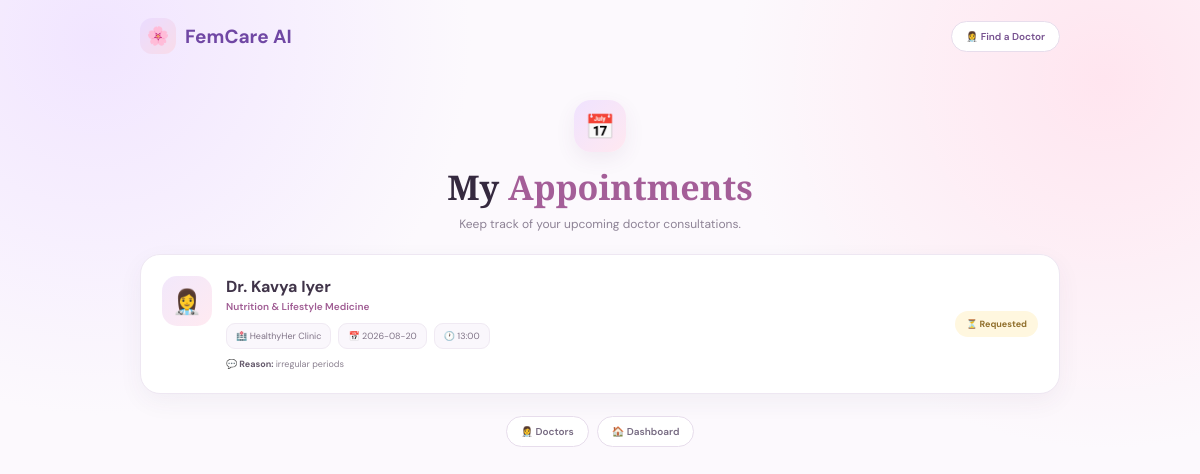
The app's page /appointments (signed in) with its own data.
### tables this page shows
CREATE TABLE appointments (
            id INTEGER PRIMARY KEY AUTOINCREMENT,
            user_id INTEGER NOT NULL,
            doctor_id INTEGER NOT NULL,
            appointment_date TEXT NOT NULL,
            appointment_time TEXT NOT NULL,
            reason TEXT,
            status TEXT DEFAULT 'Requested',
            created_at TEXT DEFAULT CURRENT_TIMESTAMP,
            FOREIGN KEY (user_id) REFERENCES users(id),
            FOREIGN KEY (doctor_id) REFERENCES doctors(id)
        );

CREATE TABLE doctors (
            id INTEGER PRIMARY KEY AUTOINCREMENT,
            name TEXT NOT NULL,
            specialization TEXT NOT NULL,
            clinic TEXT NOT NULL,
            address TEXT NOT NULL,
            experience TEXT NOT NULL,
            phone TEXT
        );

### app.py (the view)
@app.route("/appointments")
@login_required
def appointments():
    user_id = session["user_id"]
    conn = get_db()
    appointments = conn.execute("""
        SELECT
            appointments.id,
            appointments.appointment_date,
            appointments.appointment_time,
            appointments.reason,
            appointments.status,
            doctors.name,
            doctors.specialization,
            doctors.clinic
        FROM appointments
        JOIN doctors
            ON appointments.doctor_id = doctors.id
        WHERE appointments.user_id = ?
        ORDER BY
            appointments.appointment_date,
            appointments.appointment_time
    """, (user_id,)).fetchall()
    conn.close()
    return render_template(
        "appointments.html",
        appointments=appointments
    )

### app.py (called while the page is built)
def get_db():
    conn = sqlite3.connect("femcare.db")
    conn.row_factory = sqlite3.Row
    return conn

def login_required(route_function):
    @wraps(route_function)
    def wrapper(*args, **kwargs):
        if "user_id" not in session:
            return redirect(url_for("login"))
        return route_function(*args, **kwargs)
    return wrapper

### templates/appointments.html (shortened to what this page needs)
<!DOCTYPE html>
<html lang="en">
<head>
</head>
<body>
<nav class="navbar">
    <div class="page nav-inner">
        <a
            href="{{ url_for('dashboard') }}"
            class="brand"
        >
            <span class="brand-icon">
                🌸
            </span>
            FemCare AI
        </a>
        <a
            href="{{ url_for('doctors') }}"
            class="nav-button"
        >
            👩‍⚕️ Find a Doctor
        </a>
    </div>
</nav>
<main class="page">
<section class="header">
    <div class="header-icon">
        📅
    </div>
    <h1>
        My
        <span>Appointments</span>
    </h1>
    <p>
        Keep track of your upcoming doctor consultations.
    </p>
</section>
{% if appointments %}
    {% for appointment in appointments %}
        <div class="appointment-card">
            <div class="appointment-layout">
                <div class="doctor-section">
                    <div class="doctor-icon">
                        👩‍⚕️
                    </div>
                    <div>
                        <div class="doctor-name">
                            {{ appointment["name"] }}
                        </div>
                        <div class="specialization">
                            {{ appointment["specialization"] }}
                        </div>
                        <div class="appointment-info">
                            <span class="info-pill">
                                🏥
                                {{ appointment["clinic"] }}
                            </span>
                            <span class="info-pill">
                                📅
                                {{ appointment["appointment_date"] }}
                            </span>
                            <span class="info-pill">
                                🕐
                                {{ appointment["appointment_time"] }}
                            </span>
                        </div>
                        {% if appointment["reason"] %}
                            <div class="reason">
                                <strong>
                                    💬 Reason:
                                </strong>
                                {{ appointment["reason"] }}
                            </div>
                        {% endif %}
                    </div>
                </div>
                <div class="status-section">
                    {% if appointment["status"] == "Confirmed" %}
                        <div class="status confirmed">
                            ✓ Confirmed
                        </div>
                    {% elif appointment["status"] == "Cancelled" %}
                        <div class="status cancelled">
                            ✕ Cancelled
                        </div>
                    {% else %}
                        <div class="status">
                            ⏳
                            {{ appointment["status"] or "Requested" }}
                        </div>
                    {% endif %}
                </div>
            </div>
        </div>
    {% endfor %}
{% endif %}
<div class="navigation">
    <a href="{{ url_for('doctors') }}">
        👩‍⚕️ Doctors
    </a>
    <a href="{{ url_for('dashboard') }}">
        🏠 Dashboard
    </a>
</div>
</main>
</body>
</html>

### templates/appointments.html (style rules this page uses)
* { box-sizing: border-box; margin: 0; padding: 0; }
body { min-height: 100vh; font-family: "DM Sans", sans-serif; color: #332b3d; background: radial-gradient( circle at 8% 5%, #f1e5ff 0%, transparent 28% ), radial-gradient( circle at 92% 10%, #ffe5ef 0%, transparent 28% ), #fcf9fd; }
a { text-decoration: none; }
.page { width: min(100% - 32px, 920px); margin: auto; }
.navbar { padding: 18px 0; }
.nav-inner { display: flex; align-items: center; justify-content: space-between; }
.brand { display: flex; align-items: center; gap: 9px; color: #7047a4; font-size: 19px; font-weight: 700; }
.brand-icon { width: 36px; height: 36px; display: flex; align-items: center; justify-content: center; border-radius: 12px; background: linear-gradient( 135deg, #eadcff, #f9dce9 ); font-size: 18px; }
.nav-button { padding: 8px 14px; border-radius: 18px; border: 1px solid #e7ddec; background: #ffffff; color: #76518f; font-size: 10px; font-weight: 600; transition: 0.2s; }
.header { text-align: center; padding: 28px 0 22px; }
.header-icon { width: 52px; height: 52px; margin: auto; display: flex; align-items: center; justify-content: center; border-radius: 17px; background: linear-gradient( 135deg, #f0e3ff, #ffe8f0 ); font-size: 24px; box-shadow: 0 7px 20px rgba(100,70,120,0.08); }
.header h1 { font-family: "Playfair Display", serif; font-size: 34px; color: #35293f; margin-top: 12px; }
.header h1 span { color: #a45e98; }
.header p { color: #8d8295; font-size: 12px; margin-top: 6px; }
.appointment-card { background: #ffffff; border: 1px solid #eee7f2; border-radius: 20px; padding: 21px; margin-bottom: 13px; box-shadow: 0 8px 25px rgba(80,60,100,0.055); transition: 0.2s; }
.appointment-layout { display: flex; align-items: center; justify-content: space-between; gap: 20px; }
.doctor-section { display: flex; align-items: flex-start; gap: 14px; flex: 1; }
.doctor-icon { width: 50px; height: 50px; flex-shrink: 0; display: flex; align-items: center; justify-content: center; border-radius: 15px; background: linear-gradient( 135deg, #f2e8fb, #ffeaf1 ); font-size: 24px; }
.doctor-name { color: #403449; font-size: 16px; font-weight: 700; }
.specialization { color: #a05d94; font-size: 10px; font-weight: 600; margin-top: 3px; }
.appointment-info { display: flex; flex-wrap: wrap; gap: 7px; margin-top: 10px; }
.info-pill { display: inline-flex; align-items: center; gap: 4px; padding: 6px 9px; border-radius: 9px; background: #faf7fc; color: #807487; font-size: 9px; border: 1px solid #f0eaf3; }
.reason { margin-top: 9px; color: #8b8190; font-size: 9px; line-height: 1.5; }
.reason strong { color: #665b6d; }
.status-section { display: flex; flex-direction: column; align-items: flex-end; gap: 8px; min-width: 95px; }
.status { display: inline-flex; align-items: center; gap: 5px; padding: 7px 11px; border-radius: 20px; font-size: 9px; font-weight: 700; white-space: nowrap; background: #fff7df; color: #91702d; }
.navigation { display: flex; justify-content: center; flex-wrap: wrap; gap: 8px; margin: 22px 0 35px; }
.navigation a { padding: 8px 14px; border-radius: 17px; border: 1px solid #e7ddec; background: #ffffff; color: #776b82; font-size: 10px; font-weight: 600; transition: 0.2s; }

### records on screen
appointments: name "Dr. Kavya Iyer", specialization "Nutrition & Lifestyle Medicine", clinic "HealthyHer Clinic", appointment_date "2026-08-20", appointment_time "13:00", reason "irregular periods", status "Requested"
